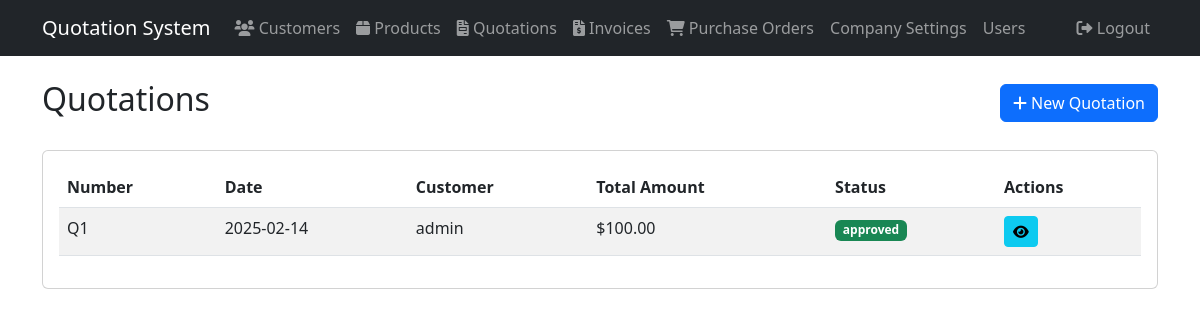
The app's page /quotations (signed in) with its own data.
### models.py (models this page shows)
class Quotation(db.Model):
    id = db.Column(db.Integer, primary_key=True)
    date = db.Column(db.Date, nullable=False)
    customer_id = db.Column(db.Integer, db.ForeignKey('customer.id'), nullable=False)
    customer = db.relationship('Customer', backref=db.backref('quotations', lazy=True))
    status = db.Column(db.String(20), nullable=False, default='pending')
    total = db.Column(db.Float, nullable=False, default=0.0)
    company_id = db.Column(db.Integer, db.ForeignKey('company.id'), nullable=False)
    company = db.relationship('Company', backref=db.backref('quotations', lazy=True))

class Customer(db.Model):
    id = db.Column(db.Integer, primary_key=True)
    name = db.Column(db.String(100), nullable=False)
    email = db.Column(db.String(120), nullable=False)
    phone = db.Column(db.String(50), nullable=False)
    address = db.Column(db.Text, nullable=True)
    company_id = db.Column(db.Integer, db.ForeignKey('company.id'), nullable=False)
    company = db.relationship('Company', backref=db.backref('customers', lazy=True))

### app.py (the view)
@app.route('/quotations')
@login_required
def list_quotations():
    quotations = Quotation.query.order_by(Quotation.date.desc()).all()
    return render_template('quotations/list.html', quotations=quotations)

### app.py (called while the page is built)
@login_manager.user_loader
def load_user(user_id):
    return User.query.get(int(user_id))

### templates/quotations/list.html (shortened to what this page needs)
{% extends "base.html" %}
{% block content %}
<div class="d-flex justify-content-between align-items-center mb-4">
    <h2>Quotations</h2>
    <a href="{{ url_for('create_quotation') }}" class="btn btn-primary">
        <i class="fas fa-plus"></i> New Quotation
    </a>
</div>
<div class="card">
    <div class="card-body">
        <div class="table-responsive">
            <table class="table table-striped">
                <thead>
                    <tr>
                        <th>Number</th>
                        <th>Date</th>
                        <th>Customer</th>
                        <th>Total Amount</th>
                        <th>Status</th>
                        <th>Actions</th>
                    </tr>
                </thead>
                <tbody>
                    {% for quotation in quotations %}
                    <tr>
                        <td>Q{{ quotation.id }}</td>
                        <td>{{ quotation.date.strftime('%Y-%m-%d') }}</td>
                        <td>{{ quotation.customer.name }}</td>
                        <td>${{ "%.2f"|format(quotation.total) }}</td>
                        <td>
                            <span class="badge bg-{{ 'success' if quotation.status == 'approved' else 'warning' }}">
                                {{ quotation.status }}
                            </span>
                        </td>
                        <td>
                            <a href="{{ url_for('view_quotation', id=quotation.id) }}" class="btn btn-sm btn-info">
                                <i class="fas fa-eye"></i>
                            </a>
                        </td>
                    </tr>
                    {% endfor %}
                </tbody>
            </table>
        </div>
    </div>
</div>
{% endblock %}

### records on screen
Quotation: id "1", date "2025-02-14", customer.name "admin", total "100.00", status "approved"
